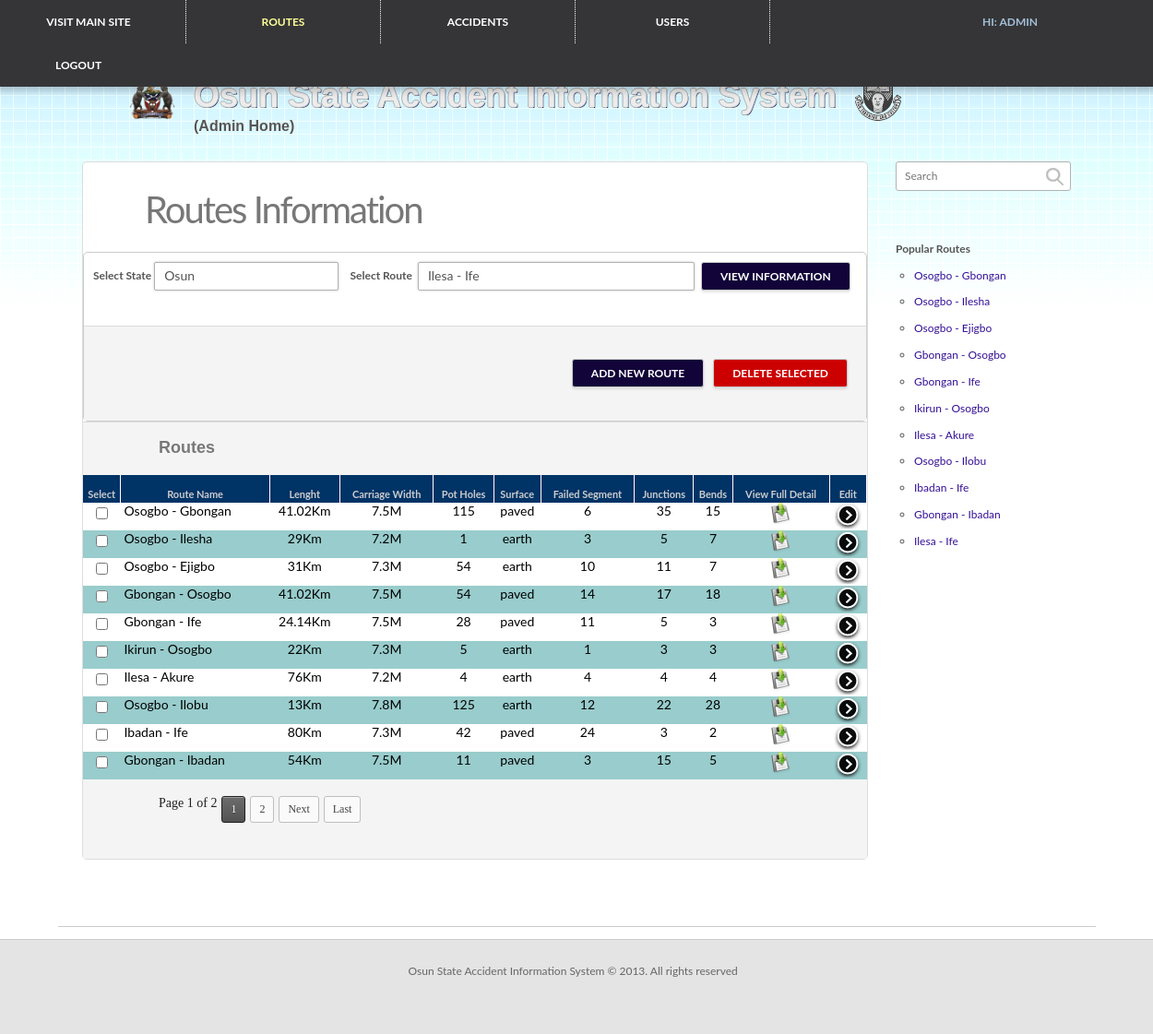
The page /admin/index.php (signed in) on the database its author committed.
### tables this page shows
CREATE TABLE `routes` (
  `route_id` int(10) NOT NULL auto_increment,
  `route_name` varchar(50) NOT NULL,
  `pot_holes` int(10) NOT NULL,
  `route_length` double NOT NULL,
  `carriage_width` double NOT NULL,
  `surface` varchar(20) NOT NULL,
  `junctions` int(10) NOT NULL,
  `bends` int(10) NOT NULL,
  `failed_segment` int(10) NOT NULL,
  `state` varchar(50) NOT NULL,
  `fatality_rate` double default '0',
  `fatality_density` double default '0',
  `casualty_density` double default '0',
  `total_accidents` int(11) NOT NULL default '0',
  `dead` int(5) NOT NULL default '0',
  `injured` int(5) NOT NULL default '0',
  `casualty` int(5) NOT NULL default '0',
  PRIMARY KEY  (`route_id`)
);

### admin/index.php (the view, shortened to what this page needs)
<?php
include '../model/mysql.php';
$main=new mysql();
$routes=$main->loadRoutes();
$page = (int)(!isset($_GET["page"]) ? 1 : $_GET["page"]);
$limit =10;
$startpoint = ($page * $limit) - $limit;
$routz=$main->load_routes($page,$startpoint,$limit);
$pagination=isset($routz['pagination'])?$routz['pagination']:'';
$route_list=$routz['result'];
include '../save.php';
?>
<!DOCTYPE html>
<html >
<head>
        <link href="../css/css" rel="stylesheet" type="text/css">
<link href="css/css" rel="stylesheet" type="text/css">
<link href="../pagination/css/pagination.css" rel="stylesheet" type="text/css" />
<link href="../pagination/css/B_Black.css" rel="stylesheet" type="text/css" />
 <link rel="stylesheet" href="../css/flick/jquery-ui-1.8.16.custom.css" type="text/css" />
  <link href="../css/style.css" media="all" rel="stylesheet" type="text/css">
<link href="../font/stylesheet.css" rel="stylesheet" type="text/css" />
<link href="../css/styles.css" rel="stylesheet" type="text/css" />
</head>
   <body >
 <div id="main-wrapper" style="padding-top: 47px; background: url('img/bg.png') repeat-x">
 <div id="main-wrapper-header">
     <header class="main-header">
    <div class="container-fluid">
 <nav class="main-nav" style="float:none">
   <ul>
     <li>
                                <a href="../index.php" fsource="loggedin_Buyer_home" style="color:#FFF; border-left:1px dotted  #fff; width:150px; margin-left:-40px" ><center>Visit Main Site</center></a>                            </li>
<li class="js-top-menu-sales">
<a href="" fsource="loggedin_Seller_ManageSales" style="color: #FFFF99; border-left:1px dotted  #fff; width:150px">
<center>Routes</center></a>                                </li>
<li class="js-top-menu-sales"><a href="accidents.php" fsource="loggedin_Seller_ManageSales" style=" border-left:1px dotted  #fff; border-right:1px dotted  #fff; color:#FFF; width:150px"><center> Accidents  </center>
<li class="js-top-menu-sales"><a href="users.php" fsource="loggedin_Seller_ManageSales" style="  border-right:1px dotted  #fff; color:#FFF; width:150px"><center> Users  </center>                                     </li></a>
<li><a href="" style="color: #A4C1D9; margin-left:200px">     <center> Hi: <?php echo $_SESSION['admin'][0]['username'] ?>                             </center> </a>                            </li>
                             <li> <a href="logout.php" style="color: #fff; ">     <center> Logout                             </center> </a>                            </li>
                      </ul></nav></center>
    </div>
                </header>
</div>
<div class="main-content" style=" background: url('../img/bg.png') repeat-x" >
<div class="db-container container-fluid" style=" background: url('img/bg.png') repeat-x" ><br/><br/>
<div class="span7" style="margin-left:110px" >
			<div class="visible-desktop" id="icon">
				<img src="../img/icon.png" style="width:50px; height:50px; margin-top:4px" />
			</div>
			<div id="app-name">
				<h1 style="font-size:36px; margin-top:-15px " >Osun State Accident Information System&nbsp;&nbsp;<img src="../img/logo.png" width="50px" height="50px" style="margin-bottom:-15px" ></h1><br/>
                <h2 style="font-size:16px">(Admin Home)</h2>
			</div>
            </div>
            <br/><br/>
                        <div class="row-fluid" style="width:1300px; padding-right:0px">
                            <div class="span12">
                            <aside class="db-sidebar">
                              <div class="db-sidebar-inner">
                                        <div class="db-search hint--left cf" data-hint="Search">
                                        <form name="frm" action="" >
                                            <input id="query" name="query" type="search" value=""  placeholder="Search">
                                            <input type="image" src="../images/btn-search-icon.png" alt="Go" class="btn-search" style="cursor: default !important;"><br/>
                                       </form> </div>
                                  <nav class="db-na"><br/><br/><br/>
                                  <p><b>Popular Routes</b></p><br/>
                                            <ol style="list-style:circle; padding-left:20px">
                                            <?php $i=0; foreach($routes as $rt){ if($i<12){ ?>
                                                <li ><a href="<?php echo "accident_info.php?id=".$rt['route_id']; ?>" fsource="loggedin_Inbox"><?php echo $rt['route_name'] ?></a></li><br/>
                                               <?php $i++; }} ?>
                                            </ol>
                                </nav>
                                  </div>
                          </aside>
                                <section class="db-content db-content-conversation-detail">
                                    <header class="db-header header-nobot cf">
                                        <h1 class="with-thumb">
                                            Routes Information</h1>
                                    </header>
                                    <div class="db-tabs-wrapper">
                                        <section class="db-conversation-discussion js-page-tab-content js-page-tab-discussion">
                                                <aside class="conversation-action">
                                         <form action="" class="button_to" method="post" name="frm1" >
    <div style="float:left"> <b>Select State</b>
    <select name="state" style=" width:200px" >
    <option value="osun" >Osun</option>
    </select> &nbsp;&nbsp; <b>Select Route</b>&nbsp;
    <select name="route" style=" width:300px">
    <?php foreach($routes as $rt){ ?>
    <option value="<?php echo $rt['route_id'] ?>" selected ><?php echo $rt['route_name'] ?></option>
   <?php } ?>
    </select><input class="btn-standard" name="view_route" style=" background:#120338; color:#FFFFFF" type="submit" value="View Information" title="view route information"></div></form>
  </aside>
<br/><br/>
  </section>
<article class="conv-message mine" id="message_34686812"><center><?php   ?></center>
<br/>
        <div class="msg-body">
           <form name="d_form" action="" method="post" >
     <a href="#" style="float:right" onClick="deleteIt('delete');" ><input class="btn-standard"  style=" background: #CC0000; color:#FFFFFF; margin-left:10px" type="button" value="Delete Selected" title="Delete selected" > </a>&nbsp;&nbsp; <a href="new.php" style="float:right; padding-left:10px"><input class="btn-standard"  style=" background:#120338; color:#FFFFFF" type="button" value="Add New Route" title="Add New "></a>
</div><br/><br/>
 </div>
<article class="conv-message mine" id="message_34686812">
             <div class="msg-body">
          <h4 style="font-size:18px">Routes</h4><br/>
             <div class="msg-body">
         <p>
         <table style="background-color:#FFFFFF; color:#000000; margin-left:-82px; border-color:#FFFFFF "  width="850px" border="2px"  bordercolor="#FFFFFF">
         <tr style=" background: #003366; height:30px;  color: #333333; font-size:12px;    "  ><th>Select</th><th>Route Name</th><th>Lenght</th><th>Carriage Width</th><th>Pot Holes</th><th>Surface</th><th>Failed Segment</th><th>Junctions </th><th>Bends</th><th>View Full Detail</th><th>Edit</th></tr>
<?php $i=0;
foreach($route_list as $rt) {  $i++; ?>
<tr style=" height:25px; padding-top:10px" class="<?php echo ($i%2==0)?'odd':''  ?>" ><td><center><input type="checkbox" name="select[]" onClick="tick();" value="<?php echo $rt['route_id'] ?>"></center></td><td>&nbsp;<?php echo $rt['route_name'] ?></td><td><center><?php echo $rt['route_length'] ?>Km</center></td><td><center><?php echo $rt['carriage_width'] ?>M</center></td><td><center><?php echo  $rt['pot_holes'] ?></center></td><td><center><?php echo $rt['surface'] ?></center></td><td><center><?php echo $rt['failed_segment'] ?></center></td><td><center><?php echo $rt['junctions'] ?></center></td><td><center><?php echo $rt['bends'] ?></center></td><td><center><a href="info.php?id=<?php echo $rt['route_id'] ?>"><img src="../images/save.png" /></a></center></td><td><center><a href="edit.php?route_id=<?php echo $rt['route_id'] ?>"><img src="../images/edit.png" /></a></center></td></tr>
<?php } ?>
         </table><br/>
         <?php
	   echo isset($pagination)?$pagination:''; ?><br/>
</p>
 </div>
 </div>
 </article>
</div>
</div>
</div>
</div>
 </div>
 <?php include '../footer.php' ?>
</body></html>

### css/styles.css (style rules this page uses)
body { background: url('../img/bg.png') repeat-x; background-color: #fff; }
h1, h2, h3, h4, h5, h6 { text-shadow: white 0.02em 0.02em; font-family: 'QlassikBold', sans-serif; }
h2 { font-size: 2.3em; }
#icon { position: relative; float: left; margin-right: 20px; }
#app-name { position: relative; float: left; margin-top: 20px; margin-right: 20px; max-width:900px; }
#app-name h1 { font-size: 5.5em; font-size: 5.5em; color: #ECECEC; text-shadow: -1px 0 #B3B3B3, 0 1px #B3B3B3, 1px 0 #B3B3B3, 0 -1px #B3B3B3, #020763 0.03em 0.03em; }
.span7 { width:1100px; }

### admin/index.php (style rules this page uses)
.odd { background:#99CCCC; }
body { background: url('../img/bg.png') repeat-x; }
tr th { color: #CCCCCC; border-right: 1px solid #ffffff; font-size:11px; }

### rows shown on the page
routes: route_name "Osogbo - Gbongan", route_length "41.02", carriage_width "7.5", pot_holes "115", surface "paved", failed_segment "6", junctions "35", bends "15"
routes: route_name "Osogbo - Ilesha", route_length "29", carriage_width "7.2", pot_holes "1", surface "earth", failed_segment "3", junctions "5", bends "7"
routes: route_name "Osogbo - Ejigbo", route_length "31", carriage_width "7.3", pot_holes "54", surface "earth", failed_segment "10", junctions "11", bends "7"
routes: route_name "Gbongan - Osogbo", route_length "41.02", carriage_width "7.5", pot_holes "54", surface "paved", failed_segment "14", junctions "17", bends "18"
routes: route_name "Gbongan - Ife", route_length "24.14", carriage_width "7.5", pot_holes "28", surface "paved", failed_segment "11", junctions "5", bends "3"
routes: route_name "Ikirun - Osogbo", route_length "22", carriage_width "7.3", pot_holes "5", surface "earth", failed_segment "1", junctions "3", bends "3"
routes: route_name "Ilesa - Akure", route_length "76", carriage_width "7.2", pot_holes "4", surface "earth", failed_segment "4", junctions "4", bends "4"
routes: route_name "Osogbo - Ilobu", route_length "13", carriage_width "7.8", pot_holes "125", surface "earth", failed_segment "12", junctions "22", bends "28"
routes: route_name "Ibadan - Ife", route_length "80", carriage_width "7.3", pot_holes "42", surface "paved", failed_segment "24", junctions "3", bends "2"
routes: route_name "Gbongan - Ibadan", route_length "54", carriage_width "7.5", pot_holes "11", surface "paved", failed_segment "3", junctions "15", bends "5"
routes: route_name "Ilesa - Ife"

### other values the page prints
$_SESSION['admin'][0]['username'] "ADMIN"
$page "1"
$lastpage "2"
form field route "Ilesa - Ife"
